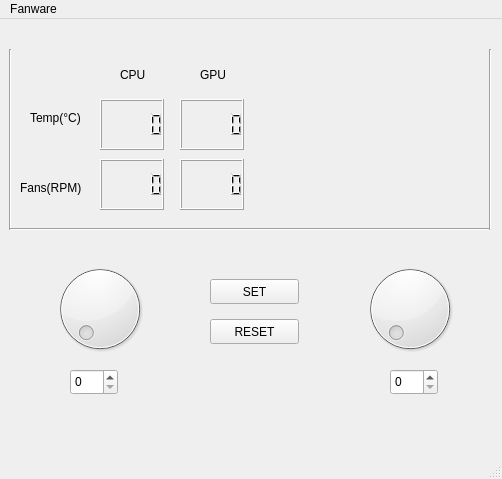
<?xml version="1.0" encoding="UTF-8"?>
<ui version="4.0">
 <class>MainWindow</class>
 <widget class="QMainWindow" name="MainWindow">
  <property name="geometry">
   <rect>
    <x>0</x>
    <y>0</y>
    <width>502</width>
    <height>479</height>
   </rect>
  </property>
  <property name="windowTitle">
   <string>MainWindow</string>
  </property>
  <widget class="QWidget" name="centralwidget">
   <widget class="QLCDNumber" name="cpu_temp">
    <property name="geometry">
     <rect>
      <x>100</x>
      <y>80</y>
      <width>64</width>
      <height>51</height>
     </rect>
    </property>
   </widget>
   <widget class="QLCDNumber" name="cpu_rpm">
    <property name="geometry">
     <rect>
      <x>100</x>
      <y>140</y>
      <width>64</width>
      <height>51</height>
     </rect>
    </property>
   </widget>
   <widget class="QLCDNumber" name="gpu_rpm">
    <property name="geometry">
     <rect>
      <x>180</x>
      <y>140</y>
      <width>64</width>
      <height>51</height>
     </rect>
    </property>
   </widget>
   <widget class="QLCDNumber" name="gpu_temp">
    <property name="geometry">
     <rect>
      <x>180</x>
      <y>80</y>
      <width>64</width>
      <height>51</height>
     </rect>
    </property>
   </widget>
   <widget class="QLabel" name="temp">
    <property name="geometry">
     <rect>
      <x>30</x>
      <y>90</y>
      <width>61</width>
      <height>17</height>
     </rect>
    </property>
    <property name="text">
     <string>Temp(°C)</string>
    </property>
   </widget>
   <widget class="QLabel" name="rpm">
    <property name="geometry">
     <rect>
      <x>20</x>
      <y>160</y>
      <width>71</width>
      <height>17</height>
     </rect>
    </property>
    <property name="text">
     <string>Fans(RPM)</string>
    </property>
   </widget>
   <widget class="Line" name="line">
    <property name="geometry">
     <rect>
      <x>0</x>
      <y>30</y>
      <width>20</width>
      <height>181</height>
     </rect>
    </property>
    <property name="orientation">
     <enum>Qt::Vertical</enum>
    </property>
   </widget>
   <widget class="Line" name="line_2">
    <property name="geometry">
     <rect>
      <x>10</x>
      <y>200</y>
      <width>481</width>
      <height>20</height>
     </rect>
    </property>
    <property name="orientation">
     <enum>Qt::Horizontal</enum>
    </property>
   </widget>
   <widget class="QLabel" name="cpu">
    <property name="geometry">
     <rect>
      <x>120</x>
      <y>40</y>
      <width>41</width>
      <height>31</height>
     </rect>
    </property>
    <property name="text">
     <string>CPU</string>
    </property>
   </widget>
   <widget class="QLabel" name="gpu">
    <property name="geometry">
     <rect>
      <x>200</x>
      <y>40</y>
      <width>41</width>
      <height>31</height>
     </rect>
    </property>
    <property name="text">
     <string>GPU</string>
    </property>
   </widget>
   <widget class="Line" name="line_3">
    <property name="geometry">
     <rect>
      <x>480</x>
      <y>30</y>
      <width>20</width>
      <height>181</height>
     </rect>
    </property>
    <property name="orientation">
     <enum>Qt::Vertical</enum>
    </property>
   </widget>
   <widget class="CustomDial" name="dial_cpu">
    <property name="geometry">
     <rect>
      <x>50</x>
      <y>240</y>
      <width>100</width>
      <height>100</height>
     </rect>
    </property>
    <property name="toolTip">
     <string>&lt;html&gt;&lt;head/&gt;&lt;body&gt;&lt;p&gt;&lt;br/&gt;&lt;/p&gt;&lt;/body&gt;&lt;/html&gt;</string>
    </property>
    <property name="styleSheet">
     <string notr="true"/>
    </property>
    <property name="maximum">
     <number>255</number>
    </property>
   </widget>
   <widget class="CustomDial" name="dial_gpu">
    <property name="geometry">
     <rect>
      <x>360</x>
      <y>240</y>
      <width>100</width>
      <height>100</height>
     </rect>
    </property>
    <property name="maximum">
     <number>255</number>
    </property>
   </widget>
   <widget class="QSpinBox" name="cpu_val">
    <property name="geometry">
     <rect>
      <x>70</x>
      <y>350</y>
      <width>48</width>
      <height>26</height>
     </rect>
    </property>
    <property name="maximum">
     <number>255</number>
    </property>
   </widget>
   <widget class="QSpinBox" name="gpu_val">
    <property name="geometry">
     <rect>
      <x>390</x>
      <y>350</y>
      <width>48</width>
      <height>26</height>
     </rect>
    </property>
    <property name="maximum">
     <number>255</number>
    </property>
   </widget>
   <widget class="QPushButton" name="setButton">
    <property name="geometry">
     <rect>
      <x>210</x>
      <y>260</y>
      <width>89</width>
      <height>25</height>
     </rect>
    </property>
    <property name="text">
     <string>SET</string>
    </property>
   </widget>
   <widget class="QPushButton" name="resetButton">
    <property name="geometry">
     <rect>
      <x>210</x>
      <y>300</y>
      <width>89</width>
      <height>25</height>
     </rect>
    </property>
    <property name="text">
     <string>RESET</string>
    </property>
   </widget>
  </widget>
  <widget class="QMenuBar" name="menubar">
   <property name="geometry">
    <rect>
     <x>0</x>
     <y>0</y>
     <width>502</width>
     <height>23</height>
    </rect>
   </property>
   <widget class="QMenu" name="menuFanware">
    <property name="title">
     <string>Fanware</string>
    </property>
    <addaction name="separator"/>
    <addaction name="actionSet"/>
    <addaction name="actionAuto"/>
    <addaction name="actionEC"/>
    <addaction name="actionQuit"/>
   </widget>
   <addaction name="menuFanware"/>
  </widget>
  <widget class="QStatusBar" name="statusbar"/>
  <action name="actionSet">
   <property name="text">
    <string>Set mode</string>
   </property>
  </action>
  <action name="actionAuto">
   <property name="text">
    <string>Auto mode</string>
   </property>
  </action>
  <action name="actionEC">
   <property name="text">
    <string>EC</string>
   </property>
  </action>
  <action name="actionQuit">
   <property name="text">
    <string>Quit</string>
   </property>
  </action>
 </widget>
 <customwidgets>
  <customwidget>
   <class>CustomDial</class>
   <extends>QDial</extends>
   <header>CustomDial.h</header>
  </customwidget>
 </customwidgets>
 <resources/>
 <connections/>
</ui>
